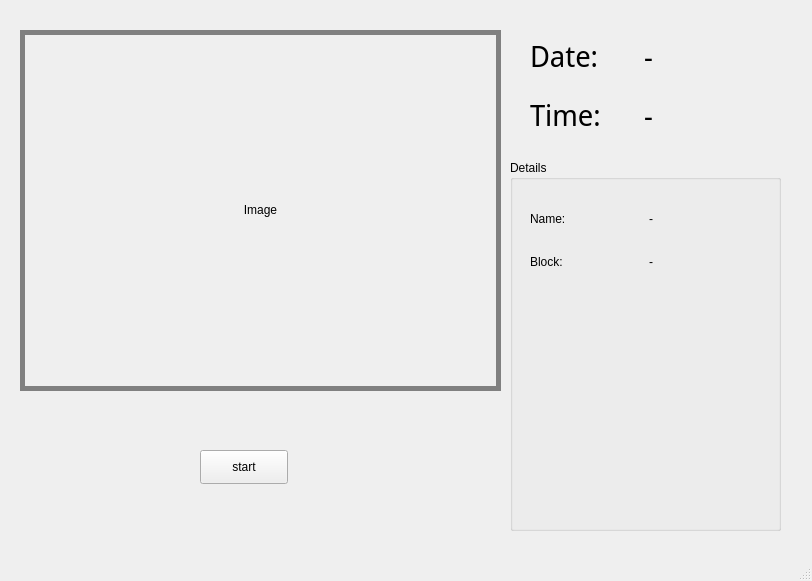
<?xml version="1.0" encoding="UTF-8"?>
<ui version="4.0">
 <class>MainWindow</class>
 <widget class="QMainWindow" name="MainWindow">
  <property name="geometry">
   <rect>
    <x>0</x>
    <y>0</y>
    <width>812</width>
    <height>581</height>
   </rect>
  </property>
  <property name="minimumSize">
   <size>
    <width>0</width>
    <height>0</height>
   </size>
  </property>
  <property name="maximumSize">
   <size>
    <width>1920</width>
    <height>1080</height>
   </size>
  </property>
  <property name="windowTitle">
   <string>MainWindow</string>
  </property>
  <widget class="QWidget" name="centralwidget">
   <widget class="QLabel" name="webCamFeed">
    <property name="geometry">
     <rect>
      <x>20</x>
      <y>30</y>
      <width>481</width>
      <height>361</height>
     </rect>
    </property>
    <property name="autoFillBackground">
     <bool>false</bool>
    </property>
    <property name="styleSheet">
     <string notr="true">border-style:solid;
border-width:5;
border-color:grey;</string>
    </property>
    <property name="text">
     <string>Image</string>
    </property>
    <property name="textFormat">
     <enum>Qt::RichText</enum>
    </property>
    <property name="alignment">
     <set>Qt::AlignCenter</set>
    </property>
    <property name="margin">
     <number>10</number>
    </property>
   </widget>
   <widget class="QWidget" name="gridLayoutWidget">
    <property name="geometry">
     <rect>
      <x>530</x>
      <y>30</y>
      <width>221</width>
      <height>112</height>
     </rect>
    </property>
    <layout class="QGridLayout" name="DateTimeGrid">
     <item row="1" column="0">
      <widget class="QLabel" name="timeLabel">
       <property name="font">
        <font>
         <family>Noto Sans Display</family>
         <pointsize>22</pointsize>
         <weight>50</weight>
         <bold>false</bold>
        </font>
       </property>
       <property name="text">
        <string>Time:</string>
       </property>
       <property name="textFormat">
        <enum>Qt::RichText</enum>
       </property>
      </widget>
     </item>
     <item row="0" column="0">
      <widget class="QLabel" name="dateLabel">
       <property name="font">
        <font>
         <family>Noto Sans Display</family>
         <pointsize>22</pointsize>
         <weight>50</weight>
         <bold>false</bold>
        </font>
       </property>
       <property name="text">
        <string>Date:</string>
       </property>
       <property name="textFormat">
        <enum>Qt::RichText</enum>
       </property>
      </widget>
     </item>
     <item row="0" column="1">
      <widget class="QLabel" name="date">
       <property name="font">
        <font>
         <family>Noto Sans Display</family>
         <pointsize>22</pointsize>
        </font>
       </property>
       <property name="text">
        <string>-</string>
       </property>
       <property name="textFormat">
        <enum>Qt::AutoText</enum>
       </property>
      </widget>
     </item>
     <item row="1" column="1">
      <widget class="QLabel" name="time">
       <property name="font">
        <font>
         <family>Noto Sans Display</family>
         <pointsize>22</pointsize>
        </font>
       </property>
       <property name="text">
        <string>-</string>
       </property>
      </widget>
     </item>
    </layout>
   </widget>
   <widget class="QGroupBox" name="groupBox">
    <property name="geometry">
     <rect>
      <x>510</x>
      <y>160</y>
      <width>271</width>
      <height>371</height>
     </rect>
    </property>
    <property name="styleSheet">
     <string notr="true"/>
    </property>
    <property name="title">
     <string>Details</string>
    </property>
    <widget class="QWidget" name="gridLayoutWidget_2">
     <property name="geometry">
      <rect>
       <x>20</x>
       <y>40</y>
       <width>231</width>
       <height>80</height>
      </rect>
     </property>
     <layout class="QGridLayout" name="gridLayout">
      <item row="0" column="1">
       <widget class="QLabel" name="name">
        <property name="text">
         <string>-</string>
        </property>
       </widget>
      </item>
      <item row="0" column="0">
       <widget class="QLabel" name="nameLabel">
        <property name="text">
         <string>Name:</string>
        </property>
       </widget>
      </item>
      <item row="1" column="0">
       <widget class="QLabel" name="blockLabel">
        <property name="text">
         <string>Block:</string>
        </property>
       </widget>
      </item>
      <item row="1" column="1">
       <widget class="QLabel" name="block">
        <property name="text">
         <string>-</string>
        </property>
       </widget>
      </item>
     </layout>
    </widget>
   </widget>
   <widget class="QPushButton" name="pushButton">
    <property name="geometry">
     <rect>
      <x>200</x>
      <y>450</y>
      <width>88</width>
      <height>34</height>
     </rect>
    </property>
    <property name="text">
     <string>start</string>
    </property>
   </widget>
  </widget>
  <widget class="QStatusBar" name="statusbar"/>
 </widget>
 <resources/>
 <connections/>
</ui>
